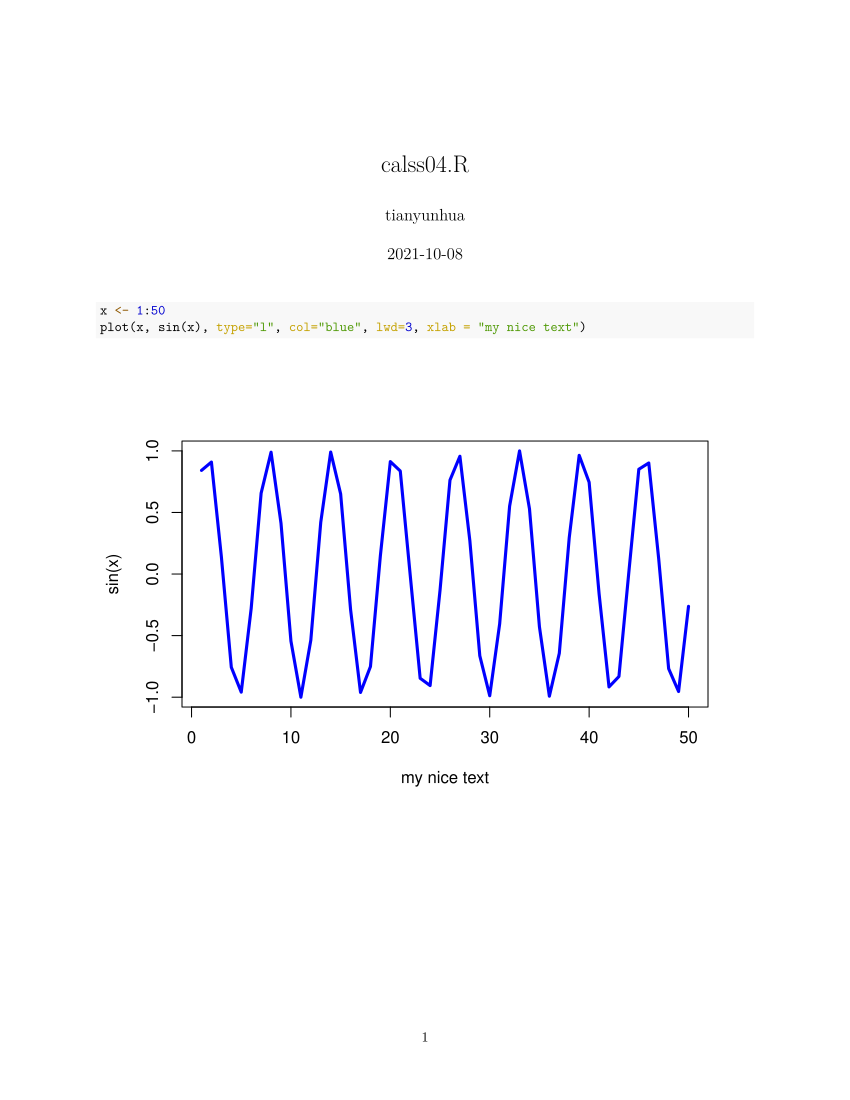

The script that drew this image:
x <- 1:50
plot(x, sin(x), type="l", col="blue", lwd=3, xlab = "my nice text")
